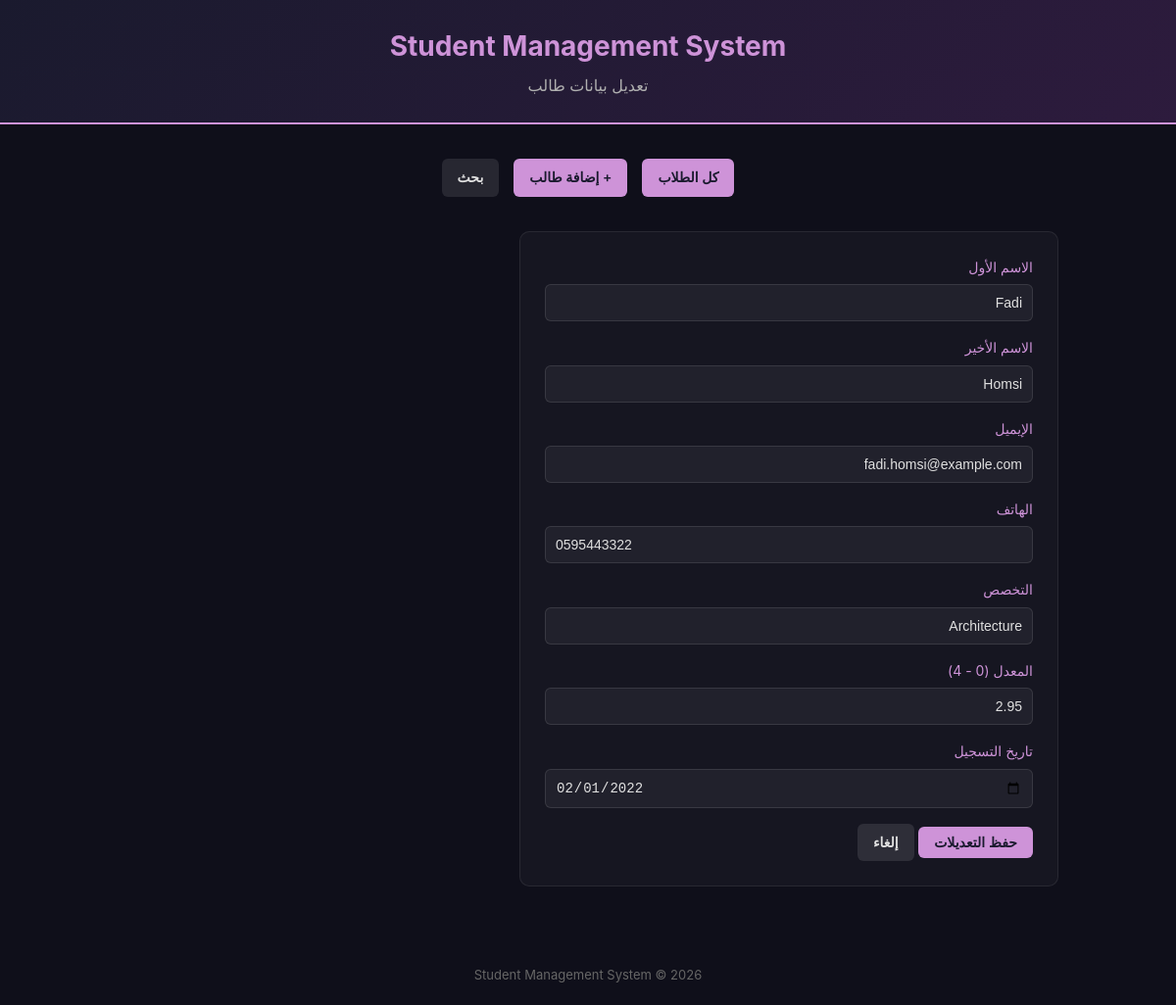
Page /edit.php?id=15 on the committed database.
### tables this page shows
CREATE TABLE IF NOT EXISTS students (
    id INT AUTO_INCREMENT PRIMARY KEY,
    first_name VARCHAR(50) NOT NULL,
    last_name VARCHAR(50) NOT NULL,
    email VARCHAR(100) NOT NULL UNIQUE,
    phone VARCHAR(20),
    major VARCHAR(100),
    gpa DECIMAL(3,2) DEFAULT 0.00,
    enrollment_date DATE,
    created_at TIMESTAMP DEFAULT CURRENT_TIMESTAMP
);

### edit.php (the view, shortened to what this page needs)
<?php
require 'db.php';
$id = isset($_GET['id']) ? (int) $_GET['id'] : 0;
$stmt = $pdo->prepare('SELECT * FROM students WHERE id = :id');
$stmt->execute([':id' => $id]);
$student = $stmt->fetch();
$values = [
    'first_name'      => $student['first_name'],
    'last_name'       => $student['last_name'],
    'email'           => $student['email'],
    'phone'           => $student['phone'],
    'major'           => $student['major'],
    'gpa'             => $student['gpa'],
    'enrollment_date' => $student['enrollment_date'],
];
?>
<!DOCTYPE html>
<html lang="ar" dir="rtl">
<head>
<link rel="stylesheet" href="style.css">
</head>
<body>
<header class="app-header">
    <h1>Student Management System</h1>
    <p>تعديل بيانات طالب</p>
</header>
<div class="container">
    <nav class="app-nav">
        <a class="btn" href="index.php">كل الطلاب</a>
        <a class="btn" href="add.php">+ إضافة طالب</a>
        <a class="btn btn-secondary" href="search.php">بحث</a>
    </nav>
    <form class="card" method="post" action="edit.php?id=<?= $id ?>" novalidate>
        <div class="form-group">
            <label for="first_name">الاسم الأول</label>
            <input type="text" id="first_name" name="first_name" value="<?= htmlspecialchars($values['first_name']) ?>">
        </div>
        <div class="form-group">
            <label for="last_name">الاسم الأخير</label>
            <input type="text" id="last_name" name="last_name" value="<?= htmlspecialchars($values['last_name']) ?>">
        </div>
        <div class="form-group">
            <label for="email">الإيميل</label>
            <input type="email" id="email" name="email" value="<?= htmlspecialchars($values['email']) ?>">
        </div>
        <div class="form-group">
            <label for="phone">الهاتف</label>
            <input type="tel" id="phone" name="phone" value="<?= htmlspecialchars($values['phone'] ?? '') ?>">
        </div>
        <div class="form-group">
            <label for="major">التخصص</label>
            <input type="text" id="major" name="major" value="<?= htmlspecialchars($values['major']) ?>">
        </div>
        <div class="form-group">
            <label for="gpa">المعدل (0 - 4)</label>
            <input type="number" step="0.01" min="0" max="4" id="gpa" name="gpa" value="<?= htmlspecialchars($values['gpa']) ?>">
        </div>
        <div class="form-group">
            <label for="enrollment_date">تاريخ التسجيل</label>
            <input type="date" id="enrollment_date" name="enrollment_date" value="<?= htmlspecialchars($values['enrollment_date']) ?>">
        </div>
        <button type="submit" class="btn">حفظ التعديلات</button>
        <a href="index.php" class="btn btn-secondary">إلغاء</a>
    </form>
</div>
<footer class="app-footer">Student Management System &copy; <?= date('Y') ?></footer>
</body>
</html>

### style.css (style rules this page uses)
* { box-sizing: border-box; margin: 0; padding: 0; }
body { background: #0f0f1a; color: #e0e0e0; font-family: 'Inter', Arial, sans-serif; line-height: 1.6; }
.container { max-width: 1000px; margin: 0 auto; padding: 20px; }
header.app-header { background: linear-gradient(135deg, #1a1a2e, #2d1b3d); padding: 25px 20px; text-align: center; border-bottom: 2px solid #ce93d8; }
header.app-header h1 { color: #ce93d8; font-size: 28px; }
header.app-header p { color: #b0b0b0; margin-top: 5px; }
nav.app-nav { display: flex; justify-content: center; gap: 15px; padding: 15px 0; flex-wrap: wrap; }
.btn { display: inline-block; background: #ce93d8; color: #1a1a2e; padding: 8px 16px; border-radius: 6px; text-decoration: none; font-weight: 600; border: none; cursor: pointer; font-size: 14px; transition: opacity 0.2s; }
.btn-secondary { background: rgba(255,255,255,0.1); color: #e0e0e0; }
form.card { background: rgba(255,255,255,0.03); border: 1px solid rgba(255,255,255,0.08); border-radius: 10px; padding: 25px; margin-top: 20px; max-width: 550px; }
.form-group { margin-bottom: 16px; }
label { display: block; margin-bottom: 6px; color: #ce93d8; font-size: 14px; }
input[type=text], input[type=email], input[type=tel], input[type=date], input[type=number] { width: 100%; padding: 10px; background: rgba(255,255,255,0.05); border: 1px solid rgba(255,255,255,0.1); border-radius: 6px; color: #e0e0e0; font-size: 14px; }
footer.app-footer { text-align: center; padding: 20px; color: #666; font-size: 13px; margin-top: 40px; }

### rows in the picture
students: first_name "Fadi", last_name "Homsi", email "fadi.homsi@example.com", phone "0595443322", major "Architecture", gpa "2.95", enrollment_date "02/01/2022"
